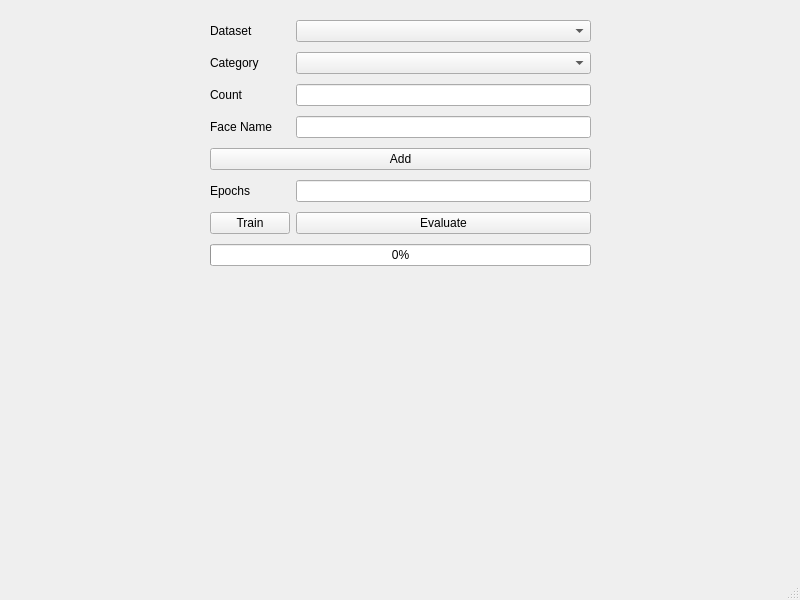
<?xml version="1.0" encoding="UTF-8"?>
<ui version="4.0">
 <class>MainWindow</class>
 <widget class="QMainWindow" name="MainWindow">
  <property name="geometry">
   <rect>
    <x>0</x>
    <y>0</y>
    <width>800</width>
    <height>600</height>
   </rect>
  </property>
  <property name="windowTitle">
   <string>MainWindow</string>
  </property>
  <widget class="QWidget" name="centralwidget">
   <widget class="QWidget" name="formLayoutWidget">
    <property name="geometry">
     <rect>
      <x>210</x>
      <y>20</y>
      <width>381</width>
      <height>481</height>
     </rect>
    </property>
    <layout class="QFormLayout" name="formLayout">
     <property name="horizontalSpacing">
      <number>6</number>
     </property>
     <property name="verticalSpacing">
      <number>10</number>
     </property>
     <item row="0" column="0">
      <widget class="QLabel" name="datasetLabel">
       <property name="text">
        <string>Dataset</string>
       </property>
      </widget>
     </item>
     <item row="1" column="0">
      <widget class="QLabel" name="categoryLabel">
       <property name="text">
        <string>Category</string>
       </property>
      </widget>
     </item>
     <item row="1" column="1">
      <widget class="QComboBox" name="categoryComboBox"/>
     </item>
     <item row="2" column="0">
      <widget class="QLabel" name="countLabel">
       <property name="text">
        <string>Count</string>
       </property>
      </widget>
     </item>
     <item row="2" column="1">
      <widget class="QLineEdit" name="countLineEdit"/>
     </item>
     <item row="3" column="0">
      <widget class="QLabel" name="faceNameLabel">
       <property name="text">
        <string>Face Name</string>
       </property>
      </widget>
     </item>
     <item row="3" column="1">
      <widget class="QLineEdit" name="faceNameLineEdit"/>
     </item>
     <item row="4" column="0" colspan="2">
      <widget class="QPushButton" name="add">
       <property name="text">
        <string>Add</string>
       </property>
      </widget>
     </item>
     <item row="5" column="0">
      <widget class="QLabel" name="epochsLabel">
       <property name="text">
        <string>Epochs</string>
       </property>
      </widget>
     </item>
     <item row="5" column="1">
      <widget class="QLineEdit" name="epochsLineEdit"/>
     </item>
     <item row="6" column="0">
      <widget class="QPushButton" name="train">
       <property name="sizePolicy">
        <sizepolicy hsizetype="Minimum" vsizetype="Minimum">
         <horstretch>0</horstretch>
         <verstretch>0</verstretch>
        </sizepolicy>
       </property>
       <property name="text">
        <string>Train</string>
       </property>
      </widget>
     </item>
     <item row="6" column="1">
      <widget class="QPushButton" name="evaluate">
       <property name="enabled">
        <bool>true</bool>
       </property>
       <property name="sizePolicy">
        <sizepolicy hsizetype="Minimum" vsizetype="Minimum">
         <horstretch>0</horstretch>
         <verstretch>0</verstretch>
        </sizepolicy>
       </property>
       <property name="text">
        <string>Evaluate</string>
       </property>
      </widget>
     </item>
     <item row="7" column="0" colspan="2">
      <widget class="QProgressBar" name="progressBar">
       <property name="value">
        <number>0</number>
       </property>
      </widget>
     </item>
     <item row="0" column="1">
      <widget class="QComboBox" name="datasetComboBox"/>
     </item>
    </layout>
   </widget>
  </widget>
  <widget class="QMenuBar" name="menubar">
   <property name="geometry">
    <rect>
     <x>0</x>
     <y>0</y>
     <width>800</width>
     <height>22</height>
    </rect>
   </property>
  </widget>
  <widget class="QStatusBar" name="statusbar"/>
 </widget>
 <resources/>
 <connections/>
</ui>
